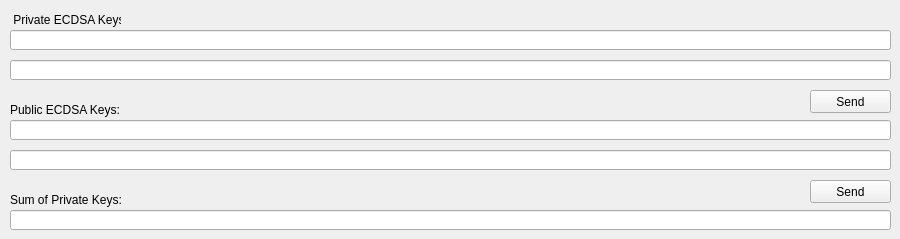
      <widget class="QWidget" name="tab_VanitySumAddressTests">
       <attribute name="title">
        <string>Vanity Sum Address Tests</string>
       </attribute>
       <widget class="QLineEdit" name="lineEdit_VanitySumOfPrivKeys">
        <property name="geometry">
         <rect>
          <x>10</x>
          <y>210</y>
          <width>881</width>
          <height>20</height>
         </rect>
        </property>
       </widget>
       <widget class="QLabel" name="label_VanitySumOfPrivKeys">
        <property name="geometry">
         <rect>
          <x>10</x>
          <y>190</y>
          <width>111</width>
          <height>20</height>
         </rect>
        </property>
        <property name="text">
         <string>Sum of Private Keys:</string>
        </property>
       </widget>
       <widget class="QLabel" name="label_VanityPrivECDSAKeys_S">
        <property name="geometry">
         <rect>
          <x>10</x>
          <y>10</y>
          <width>111</width>
          <height>20</height>
         </rect>
        </property>
        <property name="text">
         <string> Private ECDSA Keys:</string>
        </property>
       </widget>
       <widget class="QPushButton" name="pushButton_CalcSumOfPrivKeys">
        <property name="geometry">
         <rect>
          <x>810</x>
          <y>90</y>
          <width>81</width>
          <height>23</height>
         </rect>
        </property>
        <property name="text">
         <string>Send</string>
        </property>
       </widget>
       <widget class="QLineEdit" name="lineEdit_VanityPrivECDSAKey2_S">
        <property name="geometry">
         <rect>
          <x>10</x>
          <y>60</y>
          <width>881</width>
          <height>20</height>
         </rect>
        </property>
       </widget>
       <widget class="QLineEdit" name="lineEdit_VanityPrivECDSAKey1_S">
        <property name="geometry">
         <rect>
          <x>10</x>
          <y>30</y>
          <width>881</width>
          <height>20</height>
         </rect>
        </property>
       </widget>
       <widget class="QLabel" name="label_VanityPublicECDSAKeys">
        <property name="geometry">
         <rect>
          <x>10</x>
          <y>100</y>
          <width>111</width>
          <height>20</height>
         </rect>
        </property>
        <property name="text">
         <string>Public ECDSA Keys:</string>
        </property>
       </widget>
       <widget class="QPushButton" name="pushButton_CalcSumOfPublicKeys">
        <property name="geometry">
         <rect>
          <x>810</x>
          <y>180</y>
          <width>81</width>
          <height>23</height>
         </rect>
        </property>
        <property name="text">
         <string>Send</string>
        </property>
       </widget>
       <widget class="QLineEdit" name="lineEdit_VanityPublicECDSAKey2">
        <property name="geometry">
         <rect>
          <x>10</x>
          <y>150</y>
          <width>881</width>
          <height>20</height>
         </rect>
        </property>
       </widget>
       <widget class="QLineEdit" name="lineEdit_VanityPublicECDSAKey1">
        <property name="geometry">
         <rect>
          <x>10</x>
          <y>120</y>
          <width>881</width>
          <height>20</height>
         </rect>
        </property>
       </widget>
      </widget>
